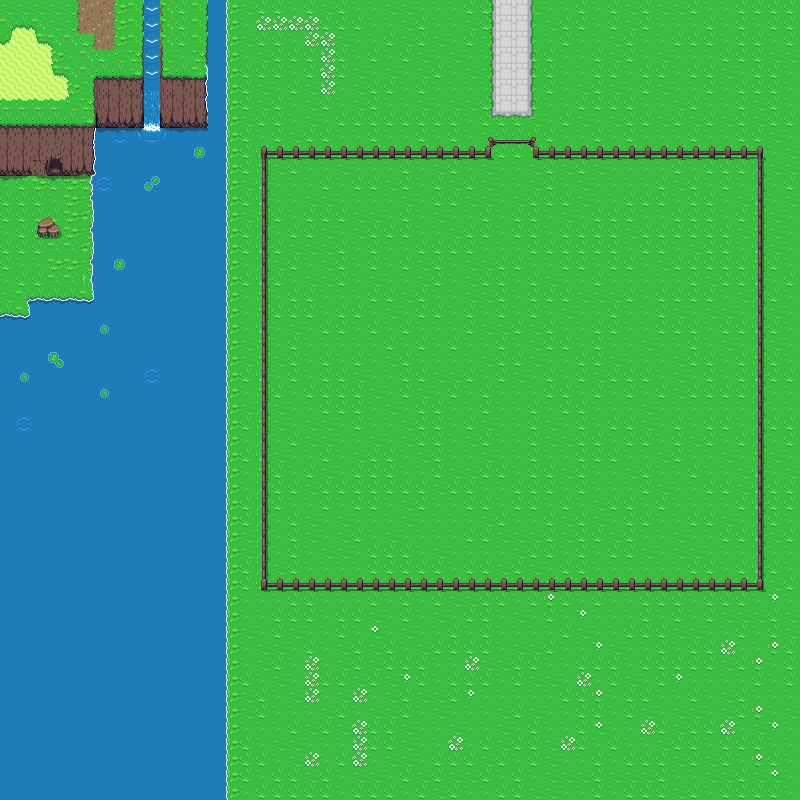

This game map was drawn from its Tiled (.tmx) file and the tilesets committed beside it. A one-line description and the trimmed map source follow:
An orthogonal 50x50 tile map with 16x16 px tiles, 3 tile layers (Base, over, over2).

<map version="1.2" tiledversion="1.3.4" orientation="orthogonal" renderorder="right-down" width="50" height="50" tilewidth="16" tileheight="16" infinite="0" nextlayerid="6" nextobjectid="1">
 <editorsettings>
  <export target="../../../MishkarBG.csv" format="csv" />
 </editorsettings>
 <tileset firstgid="1" source="Overworld.tsx" />
 <layer id="1" name="Base" width="50" height="50">
  <data>[2500 cells, 396 non-empty, 60 distinct tile ids]</data>
 </layer>
 <layer id="4" name="over" width="50" height="50">
  <data>[2500 cells, 2141 non-empty, 23 distinct tile ids]</data>
 </layer>
 <layer id="5" name="over2" width="50" height="50">
  <data>[2500 cells, 193 non-empty, 24 distinct tile ids]</data>
 </layer>
</map>
